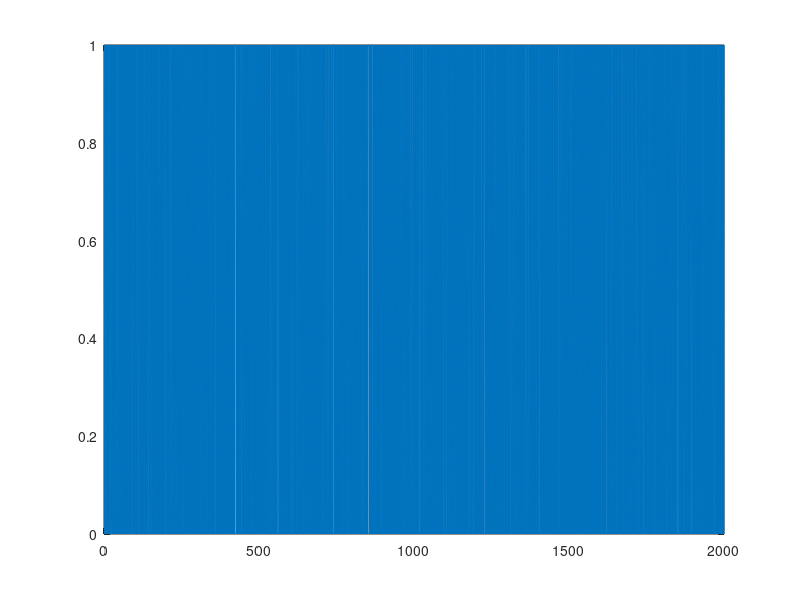

Write MATLAB code to recreate this figure. (Note: this script raises an error after producing the figure.)
clear
clc

% Parametre
alfa = 0.95;
beta = 0.95;
sample_size = 10;
pocet_generovanych = 2000;
stav = 1;
avg_lambda = 1.2;

counter_one = 0;
counter_zero = 0;

% generovanie sekvencie bitov
for i=1:pocet_generovanych
    if stav == 1
        data(i) = 1;
        counter_one = counter_one + 1;

        pravd = 1.*rand();
        if pravd >= (1 - alfa)
            stav = 0;
        end
    else
        data(i) = 0;
        counter_zero = counter_zero + 1;

        pravd = 1.*rand();
        if pravd >= (1-beta)
            stav = 1;
        end
    end
end

% samplovanie dat
sampled_data = zeros(1,pocet_generovanych/sample_size);

pom_sum = sum(data(1:sample_size));
sampled_data(1) = pom_sum;

for i=1:(pocet_generovanych/sample_size)-1
    pom_sum = sum(data((i*sample_size)+1:(i*sample_size)+sample_size));
    sampled_data(i+1) = pom_sum;
end

% simulacia lidleyho buffru
pi1 = beta/(alfa + beta);
avg_intenzita = pi1 * sample_size;

c = avg_lambda * avg_intenzita; % kapacita
T = pocet_generovanych/sample_size; % čas

% Inicializacia buffra
q = zeros(1, T+1);
q(1) = 0;

% Simulacia buffra
for t=1:T
    q(t+1) = max(q(t) + sampled_data(t) - c, 0);
end

% Overenie ON/OFF generátora
xd = counter_one/pocet_generovanych;
fprintf("KONTROLA GENERATORA\n");
fprintf("N1/pocet generovanych = π1\n");
fprintf("         %d = %d\n",xd,pi1);



% Výstupy
fig1 = plot(data);
title("MMRP pre " + pocet_generovanych + " bitov, α = "+alfa+" a β = "+beta);
xlabel('Počet bitov');
ylabel('1/0');
grid on
%saveas(fig1,sprintf('MMRP_alf=%.2f, bet=%.2f.fig',alfa,beta));
%saveas(fig1,sprintf('MMRP_alf=%.2f, bet=%.2f.png',alfa,beta));

figure

fig2 = plot(sampled_data);
title("Navzorkované dáta na "+sample_size+" ts, α = "+alfa+" a β = "+beta);
xlabel('Počet navzorkovaných dát');
ylabel('Počet jednotiek vo vzorkách');
grid on
ylim([0 10])
%saveas(fig2,sprintf('MMRP_sampled_alf=%.2f, bet=%.2f.fig',alfa,beta));
%saveas(fig2,sprintf('MMRP_sampled_alf=%.2f, bet=%.2f.png',alfa,beta));

%{
subplot(4,1,1)
plot(data);
title("ON/OFF Generátor pre " + pocet_generovanych + " bitov, kde sample size = "+sample_size+", α = "+alfa+" a β = "+beta);
xlabel('Počet bitov');
ylabel('1/0');

subplot(4,1,2)
plot(sampled_data)
title("Navzorkované dáta");
xlabel('Počet navzorkovaných dát');
ylabel('Počet jednotiek vo vzorkách');

subplot(4,1,3)
plot(q);
xlim([0 pocet_generovanych/sample_size]);
title("Lindley buffer simulácia, kde c = "+c);
xlabel('Čas');
ylabel('Počet paketov v queue');

subplot(4,1,4)
histogram(q, 'Normalization', 'probability');
title('Histogram Lindleyho buffra');
xlabel('Počet paketov v queue');
ylabel('Pravdepodobnosti');

%}
